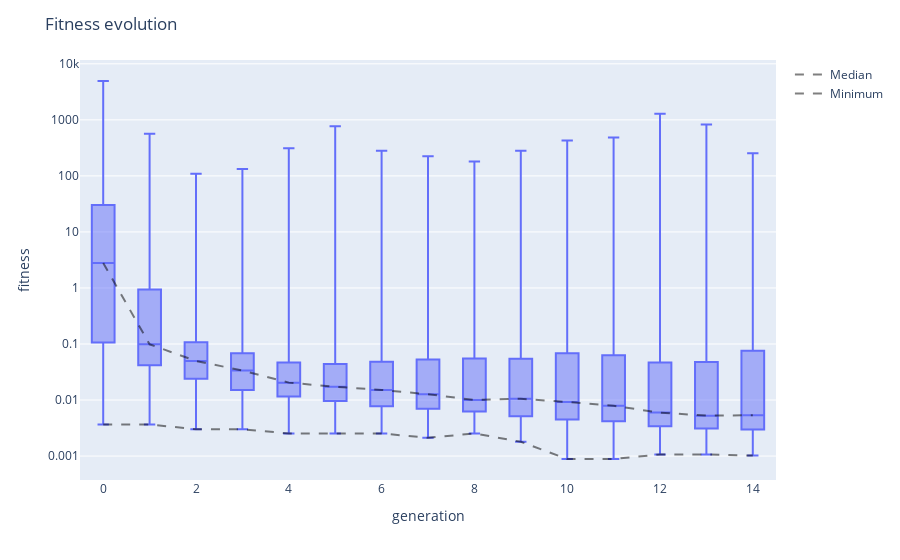

This figure's notebook cell:
### Code cell
viewer.fitness_evolution()

### Figure 1 — Plotly figure (JSON) as saved in the notebook; plotly's stock layout.template omitted (floating-point values rounded to 4 significant figures; data arrays with more than 128 entries replaced by an {"elided": "..."} marker saying what was removed)
{"data": [{"alignmentgroup": "True", "boxpoints": false, "hovertemplate": "generation=%{x}<br>fitness=%{y}<extra></extra>", "legendgroup": "", "marker": {"color": "#636efa"}, "name": "", "notched": false, "offsetgroup": "", "orientation": "v", "showlegend": false, "type": "box", "x": {"elided": "10500 int values"}, "x0": " ", "xaxis": "x", "y": {"elided": "10500 float values"}, "y0": " ", "yaxis": "y"}, {"line": {"color": "rgba(0,0,0,0.5)", "dash": "dash", "width": 2}, "mode": "lines", "name": "Median", "type": "scatter", "x": [0, 1, 2, 3, 4, 5, 6, 7, 8, 9, 10, 11, 12, 13, 14], "y": [2.792, 0.09869, 0.04969, 0.03364, 0.02043, 0.01724, 0.01516, 0.01267, 0.01002, 0.01054, 0.009221, 0.007864, 0.005963, 0.005263, 0.005363]}, {"line": {"color": "rgba(0,0,0,0.5)", "dash": "dash", "width": 2}, "mode": "lines", "name": "Minimum", "type": "scatter", "x": [0, 1, 2, 3, 4, 5, 6, 7, 8, 9, 10, 11, 12, 13, 14], "y": [0.003648, 0.003648, 0.003012, 0.003012, 0.00253, 0.00253, 0.00253, 0.00212, 0.00253, 0.001796, 0.0008858, 0.0008858, 0.001068, 0.001068, 0.001019]}], "layout": {"boxmode": "group", "legend": {"tracegroupgap": 0}, "margin": {"t": 60}, "title": {"text": "Fitness evolution"}, "xaxis": {"anchor": "y", "domain": [0, 1], "title": {"text": "generation"}}, "yaxis": {"anchor": "x", "domain": [0, 1], "title": {"text": "fitness"}, "type": "log"}}}
